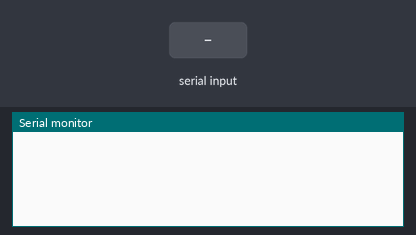
The sketch below on a simulated Arduino Uno, built with avr-gcc and run on an emulated ATmega328P. Shown: the last lines printed to the serial monitor. Inputs (shaded band) come from the test bench.

Above: at 1.2 s.
1.3 s: "OK" received over Serial
At 4.1 s:
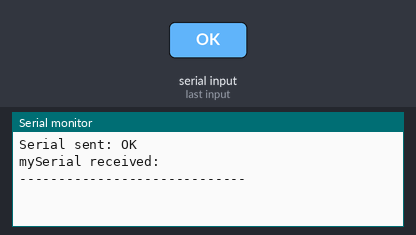
4.3 s: "wake" received over Serial
At 6.2 s:
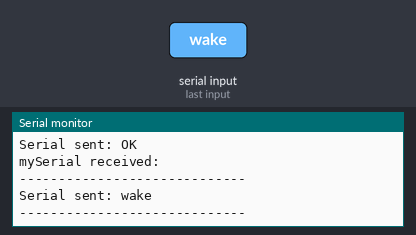
6.8 s: "detect" received over Serial
At 9.7 s:
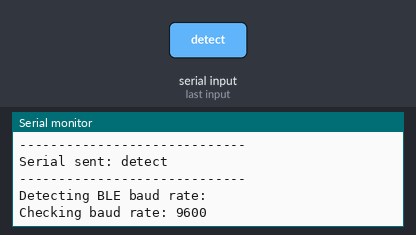
9.8 s: "OK" received over the second serial link
At 11.4 s:
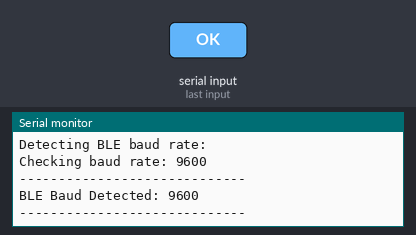
12.3 s: "1" received over Serial
At 14.0 s:
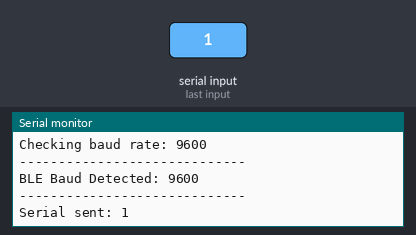

The sketch:

arduino-code.ino
```cpp
#include <SoftwareSerial.h>

// SoftwareSerial (TX / RX)
SoftwareSerial mySerial(7, 8);

// Serial value
String val;

// Receive info
boolean receiveInfo = false;

// Bauds for detectBleBaudRate function
long bauds[] = {
    // major
    9600, 57600, 115200,

    // others
    19200, 38400, 4800, 2400, 1200, 230400
};

// Detect BLE Baud Rate
bool detectBleBaudRate() {
  Serial.println("-----------------------------");
  Serial.println("Detecting BLE baud rate:");

  for (int i=0; i < (sizeof(bauds) / sizeof(long)); i++) {
    Serial.write("Checking baud rate: ");
    // Checking baud rate
    long cur_baud = bauds[i];
    Serial.println(cur_baud, DEC);

    mySerial.begin(cur_baud);
    mySerial.write("AT");
    mySerial.flush();

    delay(50);

    String response = mySerial.readString();

    if (response == "OK") {
      Serial.println("-----------------------------");
      Serial.print("BLE Baud Detected: ");
      Serial.println(cur_baud);
      Serial.println("-----------------------------");

      return true;
    } else {
      mySerial.end();
    }
  }

  detectBleBaudRate();
}

// Uncomment function to wake up bluetooth or discover BLE Baud Rate
void setup() {
  mySerial.begin(9600);
  Serial.begin(9600);
}

void wakeUp() {
  Serial.println("-----------------------------");
  for (int i = 0; i < 30; i++) {
     mySerial.write("1234567890123456789012345678901234567890123456789012345678901234567890123456789012345678901234567890");
  }

  Serial.println("Wake up command has been sent to HM-10");
  Serial.println("-----------------------------");
}

// Reads strings that are sent to mySerial
void loop() {
  while (Serial.available() > 0) {
     delay(10); // Delay needed to recognize key and value properly

     String val = Serial.readString();
     Serial.print("Serial sent: ");
     Serial.println(val);

     // Receive info from HM-10
     receiveInfo = true;

     // If you need to wake up the HM-10 sensor, send wake command
     if (val == "wake") {
        wakeUp();
        receiveInfo = false;
     }

     // If you want to detect BLE Baud Rate, send detect command
     if (val == "detect") {
        detectBleBaudRate();
        receiveInfo = false;
     }

     mySerial.print(val);
     mySerial.flush();

     delay(50);

     if (receiveInfo) {
         // Read string from HM-10 (Software Serial)
         String response = mySerial.readString();

         Serial.print("mySerial received: ");
         Serial.println(response);

         Serial.println("-----------------------------");
     }
  }
}
```

Measured:
- after the input at 1.3 s, the serial monitor: prints a new line after 1.0 s (image 1)
- after the input at 4.3 s, the serial monitor: prints a new line after 1.0 s (image 2)
- after the input at 6.8 s, the serial monitor: prints a new line after 2.7 s (image 3)
- after the input at 9.8 s, the serial monitor: prints a new line after 1.0 s (image 4)
- after the input at 12.3 s, the serial monitor: prints a new line after 1.0 s (image 5)
